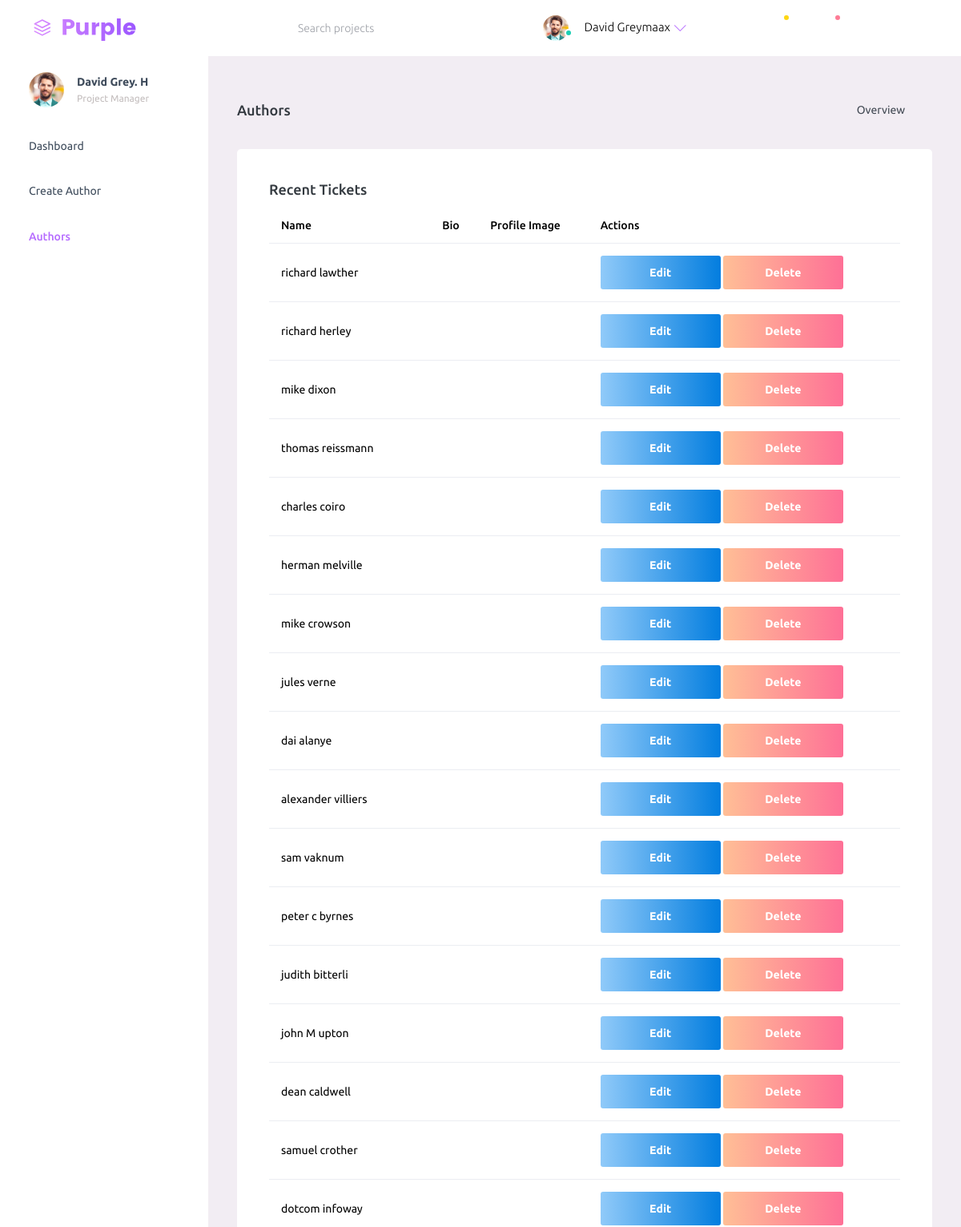
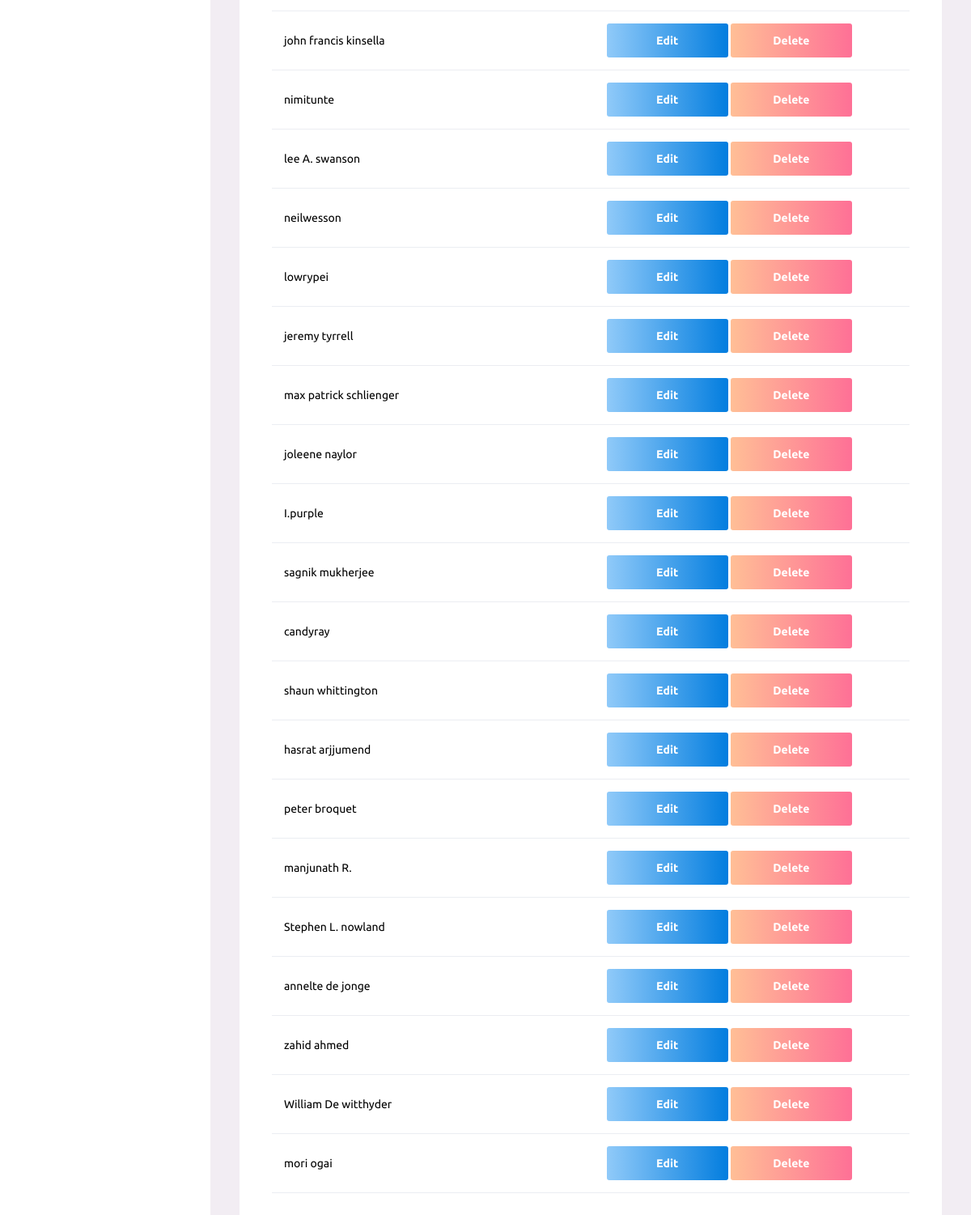
/dashboard/admin-auth/authors.php (signed in), run on the app's committed database (2 pictures, top to bottom).
### tables this page shows
CREATE TABLE `authors` (
  `author_id` int(11) NOT NULL,
  `user_id` int(11) DEFAULT NULL,
  `author_name` varchar(30) DEFAULT NULL,
  `bio` text DEFAULT NULL,
  `profile_image` varchar(255) DEFAULT NULL
);

### dashboard/admin-auth/authors.php (the view, shortened to what this page needs)
<?php
include "../assets/includes/header.php"; ?>
    <div class="container-scroller">
      <nav class="navbar default-layout-navbar col-lg-12 col-12 p-0 fixed-top d-flex flex-row">
        <div class="text-center navbar-brand-wrapper d-flex align-items-center justify-content-start">
          <a class="navbar-brand brand-logo" href="index.php"><img src="../assets/images/logo.svg" alt="logo" /></a>
        </div>
        <div class="navbar-menu-wrapper d-flex align-items-stretch">
          <button class="navbar-toggler navbar-toggler align-self-center" type="button" data-toggle="minimize">
            <span class="mdi mdi-menu"></span>
          </button>
          <div class="search-field d-none d-md-block">
            <form class="d-flex align-items-center h-100" action="#">
              <div class="input-group">
                <div class="input-group-prepend bg-transparent">
                  <i class="input-group-text border-0 mdi mdi-magnify"></i>
                </div>
                <input type="text" class="form-control bg-transparent border-0" placeholder="Search projects">
              </div>
            </form>
          </div>
          <ul class="navbar-nav navbar-nav-right">
            <li class="nav-item nav-profile dropdown">
              <a class="nav-link dropdown-toggle" id="profileDropdown" href="#" data-bs-toggle="dropdown" aria-expanded="false">
                <div class="nav-profile-img">
                  <img src="../assets/images/faces/face1.jpg" alt="image">
                  <span class="availability-status online"></span>
                </div>
                <div class="nav-profile-text">
                  <p class="mb-1 text-black">David Greymaax</p>
                </div>
              </a>
            </li>
            <li class="nav-item d-none d-lg-block full-screen-link">
              <a class="nav-link">
                <i class="mdi mdi-fullscreen" id="fullscreen-button"></i>
              </a>
            </li>
            <li class="nav-item dropdown">
              <a class="nav-link count-indicator dropdown-toggle" id="messageDropdown" href="#" data-bs-toggle="dropdown" aria-expanded="false">
                <i class="mdi mdi-email-outline"></i>
                <span class="count-symbol bg-warning"></span>
              </a>
            </li>
            <li class="nav-item dropdown">
              <a class="nav-link count-indicator dropdown-toggle" id="notificationDropdown" href="#" data-bs-toggle="dropdown">
                <i class="mdi mdi-bell-outline"></i>
                <span class="count-symbol bg-danger"></span>
              </a>
            </li>
            <li class="nav-item nav-logout d-none d-lg-block">
              <a class="nav-link" href="#">
                <i class="mdi mdi-power"></i>
              </a>
            </li>
            <li class="nav-item nav-settings d-none d-lg-block">
              <a class="nav-link" href="#">
                <i class="mdi mdi-format-line-spacing"></i>
              </a>
            </li>
          </ul>
        </div>
      </nav>
      <div class="container-fluid page-body-wrapper">
        <nav class="sidebar sidebar-offcanvas" id="sidebar">
          <ul class="nav">
            <li class="nav-item nav-profile">
              <a href="#" class="nav-link">
                <div class="nav-profile-image">
                  <img src="../assets/images/faces/face1.jpg" alt="profile" />
                </div>
                <div class="nav-profile-text d-flex flex-column">
                  <span class="font-weight-bold mb-2">David Grey. H</span>
                  <span class="text-secondary text-small">Project Manager</span>
                </div>
                <i class="mdi mdi-bookmark-check text-success nav-profile-badge"></i>
              </a>
            </li>
            <li class="nav-item">
              <a class="nav-link" href="index.php">
                <span class="menu-title">Dashboard</span>
                <i class="mdi mdi-home menu-icon"></i>
              </a>
            </li>
            <li class="nav-item">
              <a class="nav-link" href="auth-register.php" >
                <span class="menu-title">Create Author</span>
                <i class="mdi mdi-crosshairs-gps menu-icon"></i>
              </a>
            </li>
            <li class="nav-item">
              <a class="nav-link" href="authors.php">
                <span class="menu-title">Authors</span>
                <i class="mdi mdi-contacts menu-icon"></i>
              </a>
            </li>
          </ul>
        </nav>
        <div class="main-panel">
          <div class="content-wrapper">
            <div class="page-header">
              <h3 class="page-title">Authors
              </h3>
              <nav aria-label="breadcrumb">
                <ul class="breadcrumb">
                  <li class="breadcrumb-item active" aria-current="page">
                    <span></span>Overview <i class="mdi mdi-alert-circle-outline icon-sm text-primary align-middle"></i>
                  </li>
                </ul>
              </nav>
            </div>
            <div class="row">
              <div class="col-12 grid-margin">
                <div class="card">
                  <div class="card-body">
                    <h4 class="card-title">Recent Tickets</h4>
                    <div class="table-responsive">
                      <table class="table">
                      <thead>
                          <tr>
                            <th> Name </th>
                            <th> Bio </th>
                            <th> Profile Image </th>
                            <th> Actions </th>
                          </tr>
                        </thead>
                      <tbody>
                      <?php
                        $sql = "SELECT * FROM authors";
                        $result = $conn->query($sql);
                        if ($result->num_rows > 0):
                        while ($row = $result->fetch_assoc()):
                        ?>
                            <tr>
                            <td><?= htmlspecialchars($row['author_name']) ?></td>
                            <td><?= htmlspecialchars($row['bio']) ?></td>
                            <td>
                            </td>
                            <td>
                                <span>
                                <a href="editdelete.php?id=<?= $row['author_id'] ?>" class="btn btn-gradient-info btn-fw">Edit</a>
                                <a href="authordelete.php?id=<?= $row['author_id'] ?>" class="btn btn-gradient-danger btn-fw" onclick="return confirm('Are you sure you want to delete this eBook?');">Delete</a>
                                </span>
                            </td>
                            </tr>
                        <?php
                        endwhile;
                        else:
                        echo "<p class='text-center'>No Authors found.</p>";
                        endif;
                        ?>
                        </tbody>
                      </table>
                    </div>
                  </div>
                </div>
              </div>
            </div>
          </div>
        </div>
      </div>
    </div>
    <?php include "../assets/includes/footer.php"; ?>

### data on the page
authors: author_name "richard lawther"
authors: author_name "richard herley"
authors: author_name "mike dixon"
authors: author_name "thomas reissmann"
authors: author_name "charles coiro"
authors: author_name "herman melville"
authors: author_name "mike crowson"
authors: author_name "jules verne"
authors: author_name "dai alanye"
authors: author_name "alexander villiers"
authors: author_name "sam vaknum"
authors: author_name "peter c byrnes"
authors: author_name "judith bitterli"
authors: author_name "john M upton"
authors: author_name "dean caldwell"
authors: author_name "samuel crother"
authors: author_name "dotcom infoway"
authors: author_name "john francis kinsella"
authors: author_name "nimitunte"
authors: author_name "lee A. swanson"
authors: author_name "neilwesson"
authors: author_name "lowrypei"
authors: author_name "jeremy tyrrell"
authors: author_name "max patrick schlienger"
authors: author_name "joleene naylor"
authors: author_name "I.purple"
authors: author_name "sagnik mukherjee"
authors: author_name "candyray"
authors: author_name "shaun whittington"
authors: author_name "hasrat arjjumend"
authors: author_name "peter broquet"
authors: author_name "manjunath R."
authors: author_name "Stephen L. nowland"
authors: author_name "annelte de jonge"
authors: author_name "zahid ahmed"
authors: author_name "William De witthyder"
authors: author_name "mori ogai"
